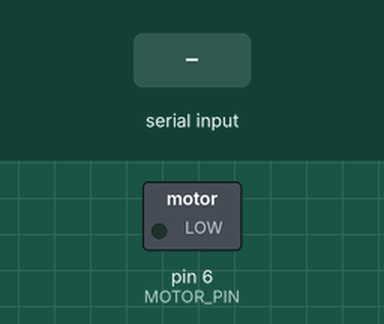
This sketch was run on a simulated Arduino Uno, built with avr-gcc and run on an emulated ATmega328P. Parts: switched loads named in the sketch (green lamp = pin HIGH). Inputs (shaded band) come from the test bench.

Above: at 1.2 s.
1.3 s: "90,45\n" received over Serial
At 1.7 s:
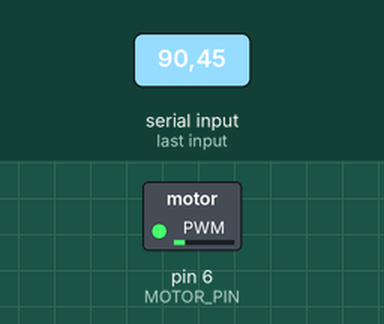
3.8 s: "30,150\n" received over Serial
At 4.6 s:
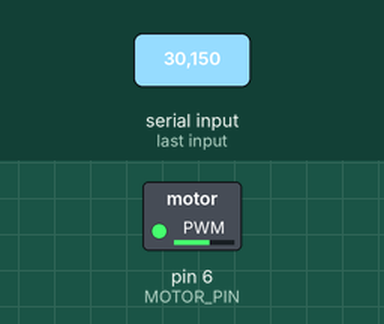
6.3 s: "200\n" received over Serial
At 6.7 s:
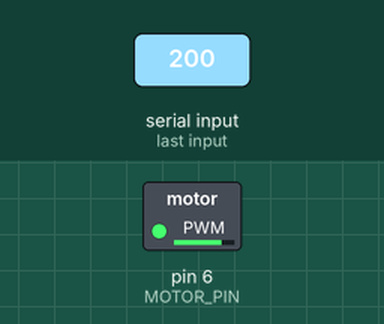
Timing chart, 0 to 9.3 s (numbered marks = the images above; inputs shaded):
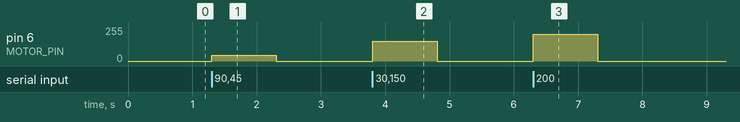

The sketch:

vib.ino
```cpp
const int MOTOR_PIN = 6;

void setup(){
	pinMode(MOTOR_PIN, OUTPUT);
	Serial.begin(9600);
}

byte inputData;
void loop(){
	if(Serial.available() > 0){
    inputData = Serial.parseInt();
    analogWrite(MOTOR_PIN, inputData);
	}
}
```

Measured:
- after the input at 1.3 s, pin 6 (MOTOR_PIN): 0/255 → 45/255 at once, → 0/255 1.0 s later
- after the input at 3.8 s, pin 6 (MOTOR_PIN): 0/255 → 150/255 at once, → 0/255 1.0 s later
- after the input at 6.3 s, pin 6 (MOTOR_PIN): 0/255 → 200/255 at once, → 0/255 1.0 s later
